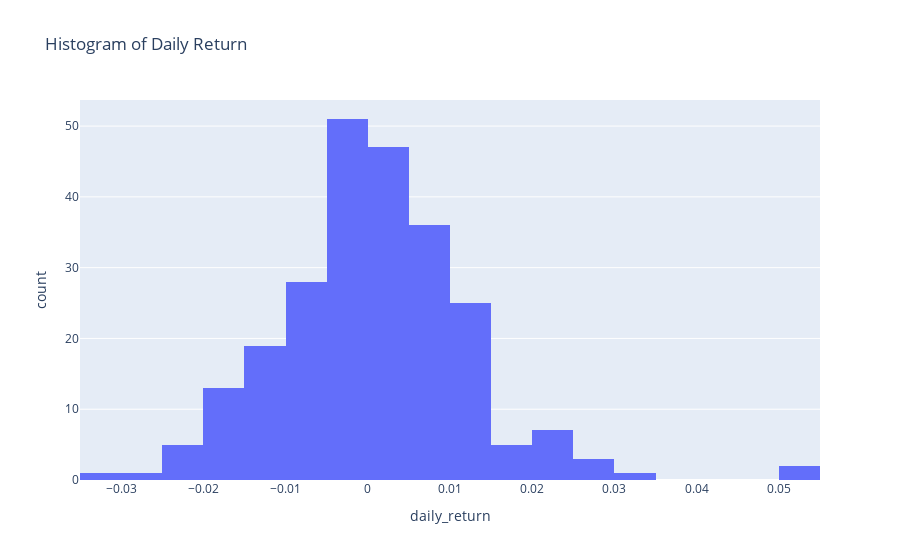

The code cell stored with this chart in its notebook:
### Markdown cell above
# Volatility Analysis

Stock volatility refers to the degree of variation in the price of a stock over time. It is a measure of how much the price of a stock fluctuates from its average price. Volatility is often considered a measure of risk, as higher volatility implies greater potential for large price swings, both up and down, while lower volatility suggests more stable and predictable price movements.

Histograms are a graphical representation of the distribution of data, often used in finance to analyze the frequency and magnitude of price movements

### Code cell
# normal distribution represents highly volatile stock movement
fn.volatility(dataframe=df,feature_name='daily_return',bins=30)

### Figure 1 — Plotly figure (JSON) as saved in the notebook; plotly's stock layout.template omitted (floating-point values rounded to 4 significant figures; data arrays with more than 128 entries replaced by an {"elided": "..."} marker saying what was removed)
{"data": [{"alignmentgroup": "True", "bingroup": "x", "hovertemplate": "daily_return=%{x}<br>count=%{y}<extra></extra>", "legendgroup": "", "marker": {"color": "#636efa", "pattern": {"shape": ""}}, "name": "", "nbinsx": 30, "offsetgroup": "", "orientation": "v", "showlegend": false, "type": "histogram", "x": {"elided": "245 float values"}, "xaxis": "x", "yaxis": "y"}], "layout": {"barmode": "relative", "legend": {"tracegroupgap": 0}, "title": {"text": "Histogram of Daily Return"}, "xaxis": {"anchor": "y", "domain": [0, 1], "title": {"text": "daily_return"}}, "yaxis": {"anchor": "x", "domain": [0, 1], "title": {"text": "count"}}}}
